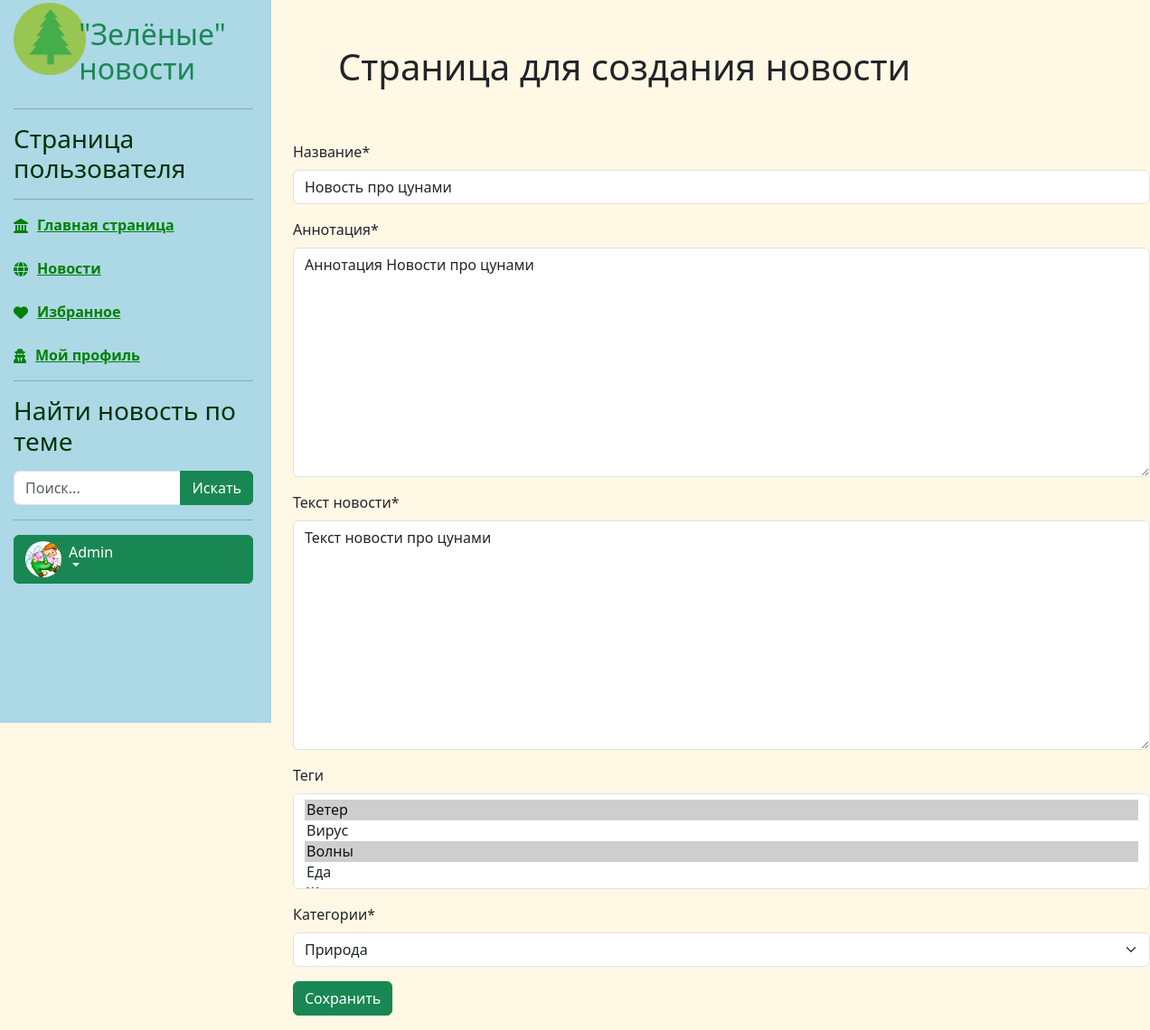
Page /news/update/1 (signed in) on the earlier database version.
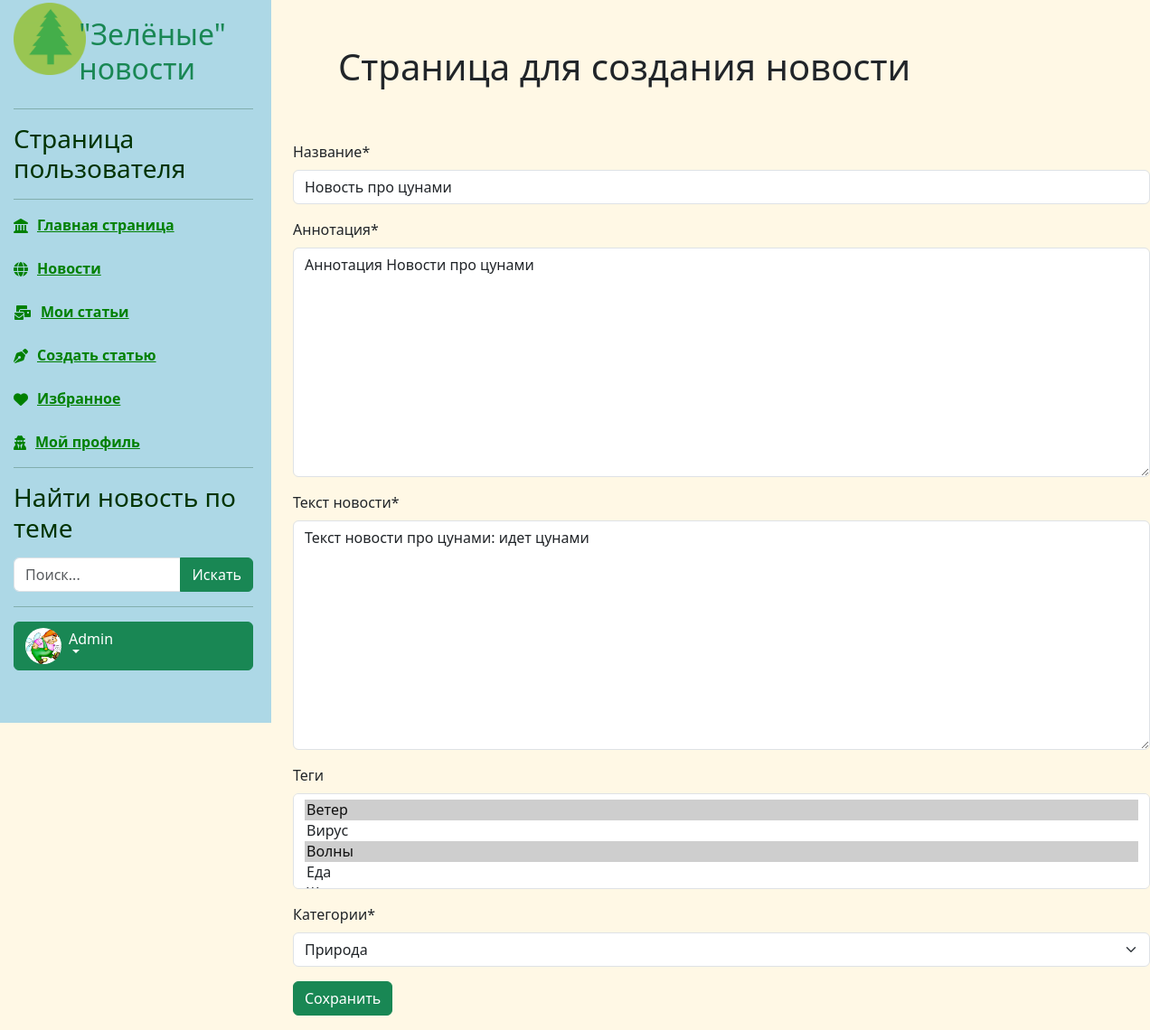
Same page on the later database version.
### news/models.py (models this page shows, shortened)
class Article(models.Model):
    categories = (('A', 'Животные'),
                  ('P', 'Растения'),
                  ('M', 'Микромир'),
                  ('W', 'Вода'),
                  ('N', 'Природа'))
    author = models.ForeignKey(User, on_delete=models.SET_NULL, null=True)
    title = models.CharField('Название', max_length=50, default='') #указывать длину обязательно#
    anouncement = models.TextField('Аннотация', max_length=250) #можно не указывать длину#
    text = models.TextField('Текст новости')
    date = models.DateTimeField('Дата публикации', auto_now=True) # auto_now=True - автоизменение новости auto_create=True - автосоздание новости#
    category = models.CharField(choices=categories, max_length=20, verbose_name='Категории')
    tags = models.ManyToManyField( to=Tag, blank=True, verbose_name='Теги')
    status = models.BooleanField(default=True)
    objects = models.Manager()
    published = PublishedToday()
    class Meta:
        ordering = ['title','date']
        verbose_name= 'Новость'
        verbose_name_plural='Новости'
    class Meta:
        ordering = ['date','title']
        verbose_name ='Новость'
        verbose_name_plural ='Новости'

class Tag(models.Model):
    title = models.CharField(max_length=80)
    status = models.BooleanField(default=True)
    def __str__(self):
        return self.title
    class Meta:
        ordering = ['title','status']
        verbose_name = 'Тэг'
        verbose_name_plural = 'Тэги'

### news/views.py (the view)
# urls.py: path('update/<int:pk>', views.ArticleUpdateView.as_view(), name='news_update'),
class ArticleUpdateView(UpdateView):
    model = Article
    template_name = 'news/create_article.html'
    fields = ['title','anouncement','text', 'tags','category']

### users/templatetags/users_extras.py (called while the page is built)
@register.filter(name="has_group")
def has_group(user,group_name):
    return user.groups.filter(name=group_name).exists()

### news/templates/news/create_article.html (shortened to what this page needs)
{% extends 'main/base.html' %}
{% load static %}
{% load bootstrap5 %}
{% load crispy_forms_tags %}
{% block sidebar %} {% include 'users/user_panel.html' %} {% endblock %}
{% block content %}
 <div class="row">
     <div class="text_centre" style="margin: 50">
         <h1>
             Страница для создания новости
         </h1>
     </div>
     <form method="post" enctype="multipart/form-data">
                {{ form|crispy }}
                <input type="submit" class = "btn btn-success" value = "Сохранить">
     </form>
 </div>
{% endblock %}

### users/templates/users/user_panel.html (shortened to what the changed rows need)
{% load static %}
{% load bootstrap5 %}
{% bootstrap_css %}
{% load users_extras %}
<link rel="stylesheet" href="{% static 'main/css/style.css' %}">
<aside>
    <div class="container-fluid">
                <div class="row">
                    <div class="col-10 col-sm-10 col-md-9 col-ld-9">
                        <h2 class="text-success mt-3 d-none d-xl-block responsive-title">"Зелёные" новости</h2>
                    </div>
                </div>
                <ul class="nav nav-pills flex-column mb-auto" >
                    <br/>
                    <br/>
                    {% if request.user|has_group:"Author" %}
                    <li class="nav-item fw-bold">
                        <a href="{% url 'my_articles' %}" {% if request.resolver_match.view_name == "my_articles" %} class="link-active" aria-current="page" {% endif %}>
                            <i class="fa-solid fa-envelopes-bulk menu-icon"></i>
                            <div class="d-none d-lg-block"> Мои статьи</div>
                        </a>
                    </li>
                    <br/>
                    <li class="nav-item fw-bold">
                        <a href="{% url 'create_article' %}" {% if request.resolver_match.view_name == "create" %} class="link-active" aria-current="page" {% endif %}>
                            <i class="fa-solid fa-pen-nib menu-icon"></i>
                            <div class="d-none d-lg-block"> Создать статью</div>
                        </a>
                    </li>
                    <br/>
                    {% endif %}
                    <br/>
                </ul>
    </div>
</aside>

Differences in the rows shown:
changed Article "Аннотация Новости про цунами": text "Текст новости про цунами" → "Текст новости про цунами: идет цунами"
Other differences:
text now shown: "Мои статьи Создать статью"
